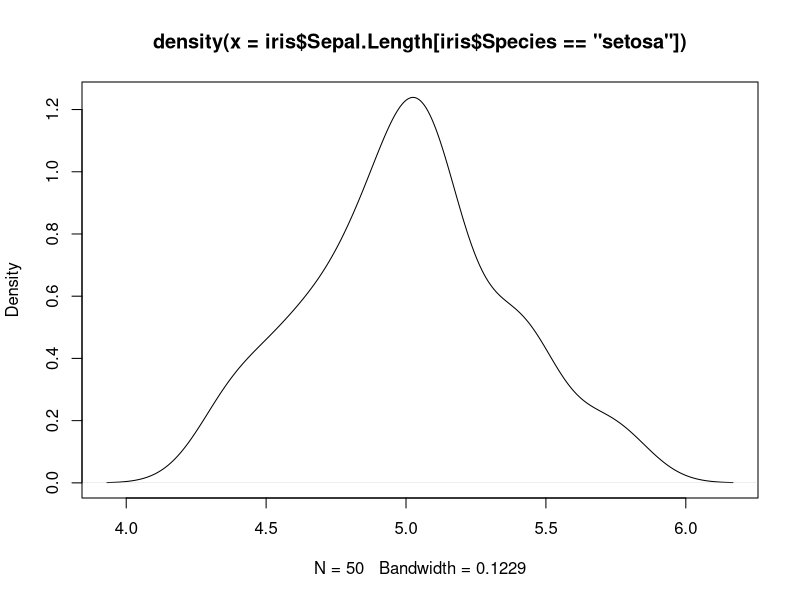
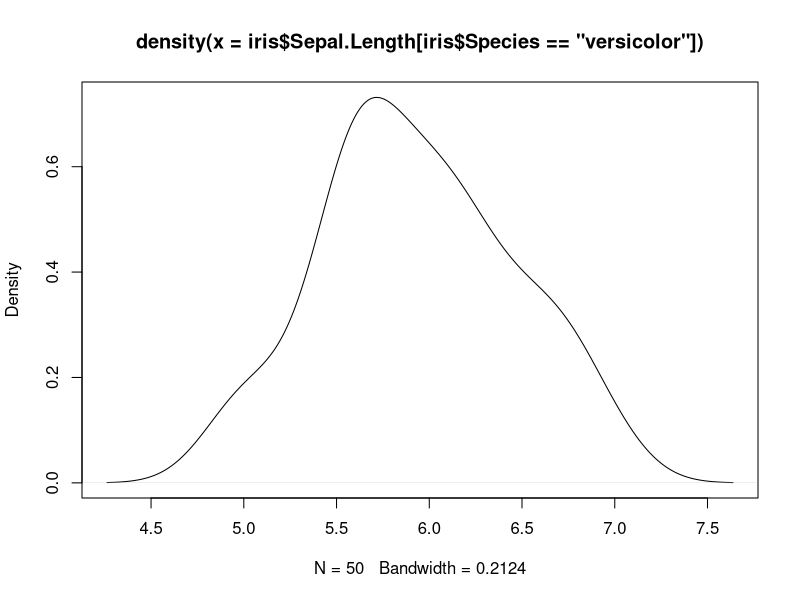
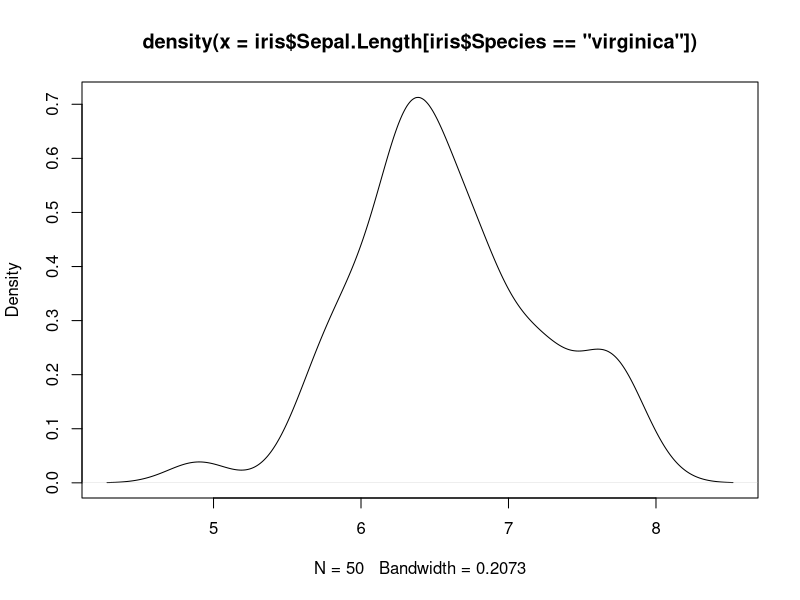
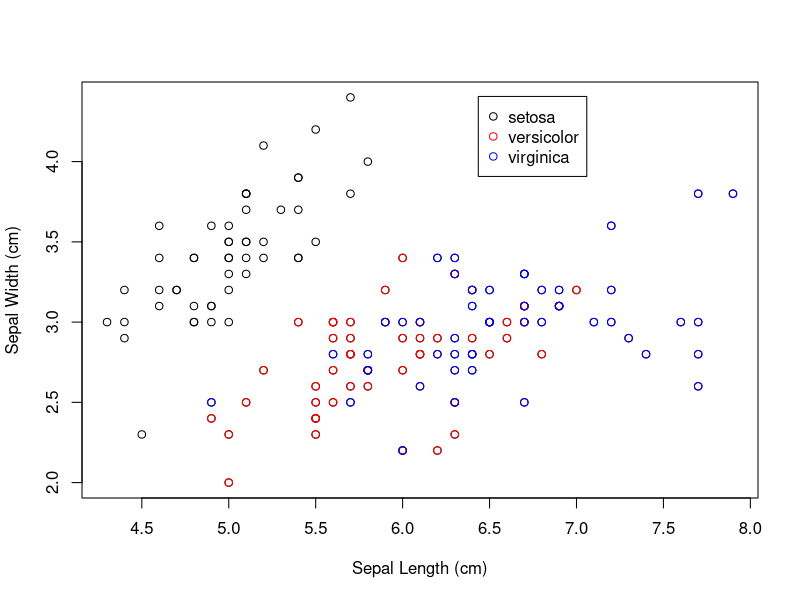

Write R code to recreate these figures, in order.
## ---- chunk 1
knitr::opts_chunk$set(echo = TRUE)
## ---- chunk 2
library(tidyverse)
library(ggplot2)

view(iris)

## plot Sepal.Length for setosa
plot(density(iris$Sepal.Length[iris$Species == "setosa"]))

## plot Sepal.Length for versicolor
plot(density(iris$Sepal.Length[iris$Species == "versicolor"]))

## plot Sepal.Length for virginica
plot(density(iris$Sepal.Length[iris$Species == "virginica"]))
## ---- chunk 3
summary(cars)
#hides the source code but includes outputs
## ---- chunk 4
# produce scatterplot
plot(iris$Sepal.Length, iris$Sepal.Width, 
     xlab = "Sepal Length (cm)", ylab = "Sepal Width (cm)")
points(iris$Sepal.Length[iris$Species == "versicolor"],
       iris$Sepal.Width[iris$Species == "versicolor"], col = "red")
points(iris$Sepal.Length[iris$Species == "virginica"],
       iris$Sepal.Width[iris$Species == "virginica"], col = "blue")

## add legend
legend(par("usr")[2] * 0.8, par("usr")[4] * 0.98, 
       legend = c("setosa", "versicolor", "virginica"), 
       pch = c(1, 1, 1), 
       col = c("black", "red", "blue"))
